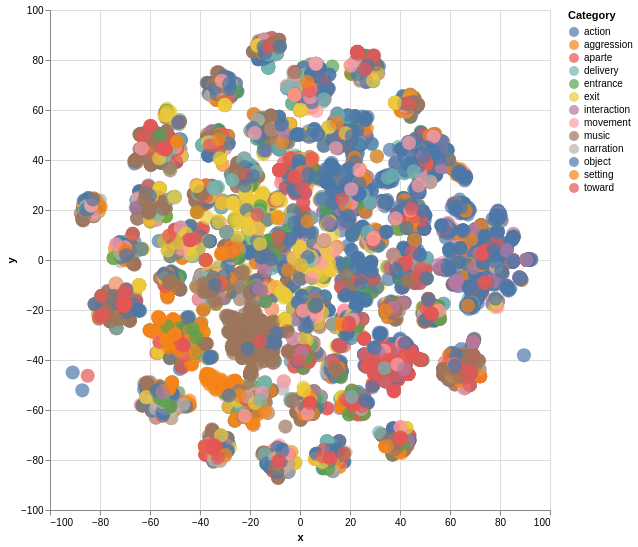

The cell this chart's notebook holds for it:
### Code cell
docs_tsne_th = TSNE(n_components=2, learning_rate='auto',
                  init='pca', metric='cosine', perplexity=50.0).fit_transform(lda_topics_th)
print(docs_tsne_th.shape)

data_th = pd.DataFrame({'x': docs_tsne_th[:,0],
                        'y': docs_tsne_th[:,1],
                        'Text': AS13_df['description'],
                        'Category': AS13_df['labelGeneric']})

alt.data_transformers.disable_max_rows()
alt.Chart(data_th[:]).mark_circle(size=200).encode(
    x="x", y="y", color='Category',
    tooltip=['Text']
    ).interactive().properties(
    width=500,
    height=500
)

### Figure 1 — Vega-Lite specification as saved in the notebook (floating-point values rounded to 4 significant figures; data arrays with more than 128 entries replaced by an {"elided": "..."} marker saying what was removed)
{"config": {"view": {"continuousWidth": 300, "continuousHeight": 300}}, "data": {"name": "data-febf5cdb6d8b26a510ab697713a88da1"}, "mark": {"type": "circle", "size": 200}, "encoding": {"color": {"field": "Category", "type": "nominal"}, "tooltip": [{"field": "Text", "type": "nominal"}], "x": {"field": "x", "type": "quantitative"}, "y": {"field": "y", "type": "quantitative"}}, "height": 500, "params": [{"name": "param_5", "select": {"type": "interval", "encodings": ["x", "y"]}, "bind": "scales"}], "width": 500, "$schema": "https://vega.github.io/schema/vega-lite/v5.20.1.json", "datasets": {"data-febf5cdb6d8b26a510ab697713a88da1": {"elided": "14613 records"}}}
